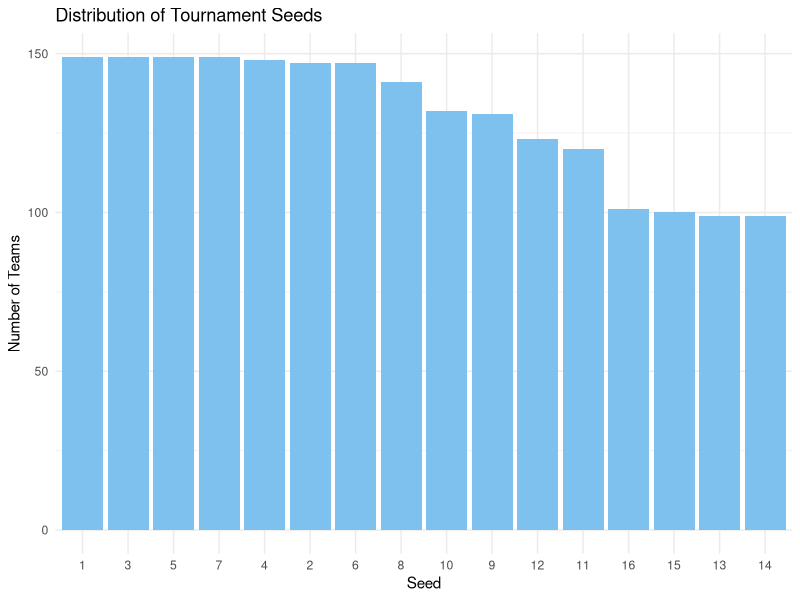
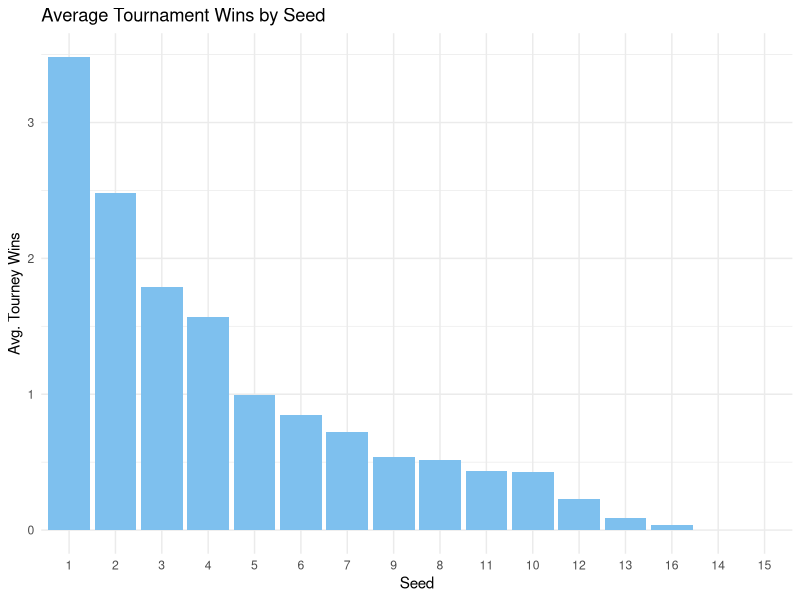
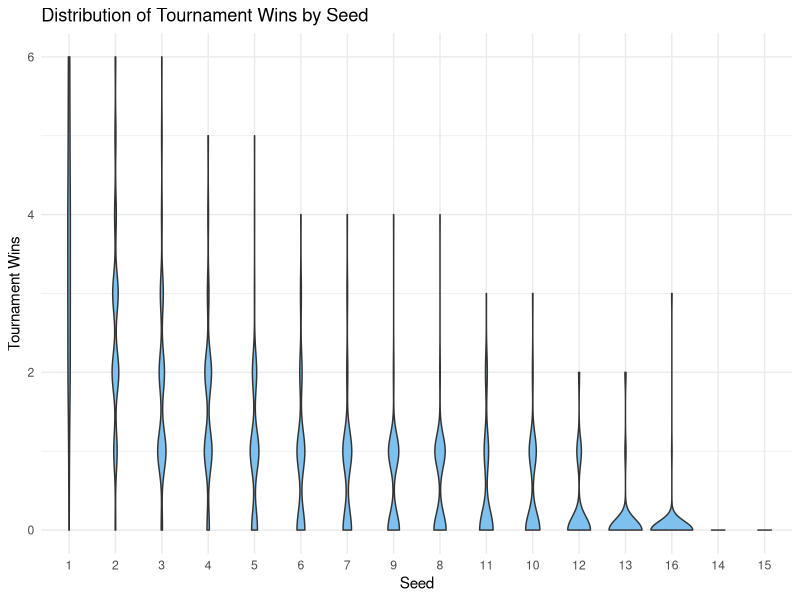
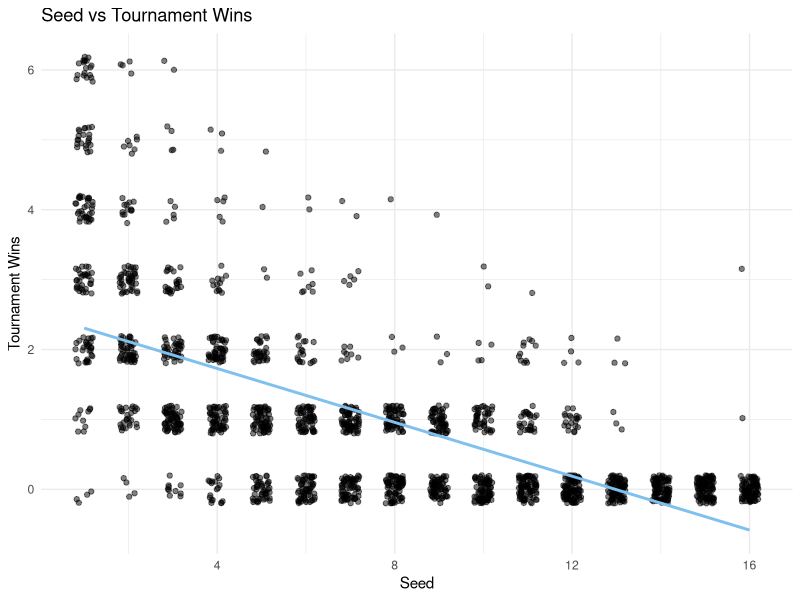
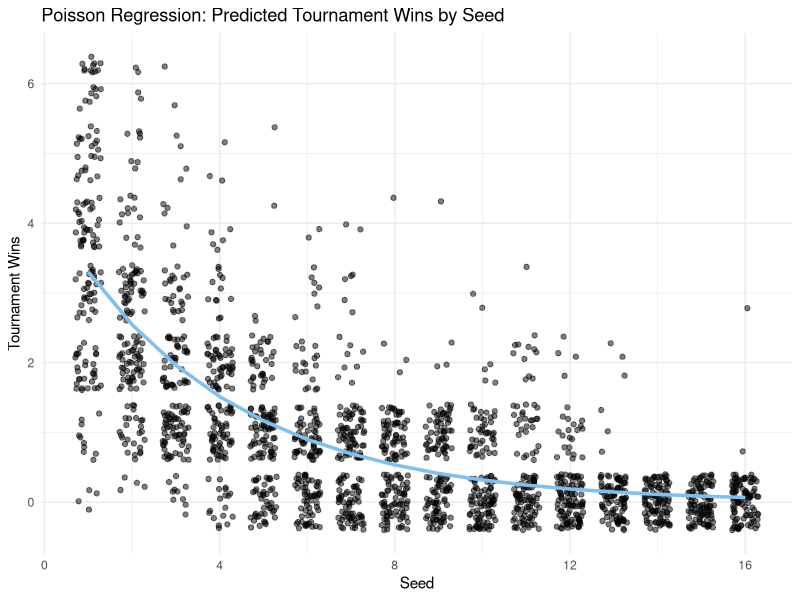
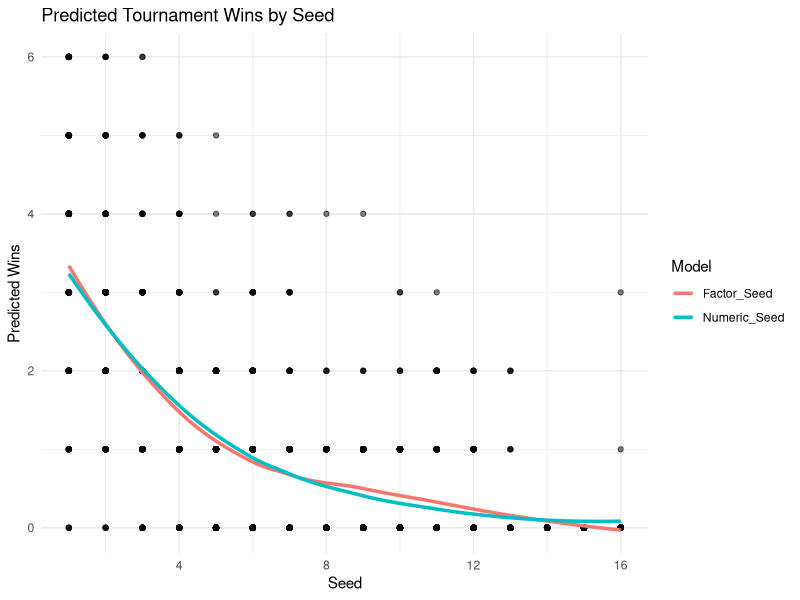
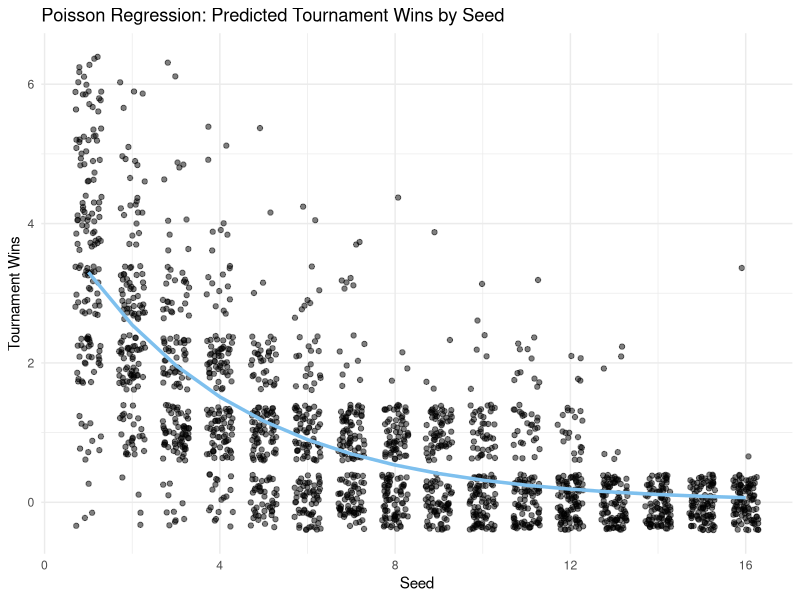

The R source for these figures, in order:
## ---- chunk 1
#| echo: true
#| warning: false
#| message: false
#| collapse: true
## ---- chunk 2
library(tidyverse) 

# Reading Data
marchmadness <- read_csv("../../data/clean/womensmarchmadness.csv") 

# Review total rows
nrow(marchmadness)

# Removing NA but only in selected columns
marchmadness <- marchmadness |> drop_na(seed, tourney_wins)

# Notice no rows were removed
nrow(marchmadness)

# Visualize the data set
head(marchmadness)
## ---- chunk 3
marchmadness <- marchmadness |> 
  filter(seed != 0)
## ---- chunk 4
seed_count <- marchmadness |> 
  count(seed) |> 
  arrange(desc(n)) |>
  mutate(seed = factor(seed, levels = seed))

ggplot(
  seed_count, 
  aes(x = seed, y = n)
  ) +
  geom_col(fill = "skyblue2") +
  labs(
    title = "Distribution of Tournament Seeds",
    x = "Seed",
    y = "Number of Teams") +
  theme_minimal()
## ---- chunk 5
marchmadness |> 
  filter(!is.na(seed), seed != 0) |> 
  group_by(seed) |> 
  summarise(
    avg_tourney_wins = mean(tourney_wins, na.rm = TRUE)
    ) |>
  arrange(desc(avg_tourney_wins)) |>
  mutate(seed = factor(seed, levels = seed)) |>
  ggplot(
    aes(
      x = as.factor(seed),
      y = avg_tourney_wins)
    ) +
  geom_col(fill = "skyblue2") +
  labs(
    title = "Average Tournament Wins by Seed",
    x = "Seed",
    y = "Avg. Tourney Wins"
  ) +
  theme_minimal()
## ---- chunk 6
seed_order <- marchmadness |> 
  filter(!is.na(seed), seed != 0) |> 
  group_by(seed) |> 
  summarise(avg_wins = mean(tourney_wins, na.rm = TRUE)) |> 
  arrange(desc(avg_wins)) |> 
  pull(seed)

marchmadness |> 
  filter(!is.na(seed), seed != 0) |> 
  mutate(seed = factor(seed, levels = seed_order)) |> 
  ggplot(
    aes(x = seed, y = tourney_wins)
  ) +
  geom_violin(fill = "skyblue2") +
  labs(
    title = "Distribution of Tournament Wins by Seed",
    x = "Seed",
    y = "Tournament Wins"
  ) +
  theme_minimal()
## ---- chunk 7

cor.test(marchmadness$seed, marchmadness$tourney_wins, method = "spearman")
## ---- chunk 8
ggplot(marchmadness, aes(x = seed, y = tourney_wins)) +
  geom_jitter(width = 0.2, height = 0.2, alpha = 0.5) +
  geom_smooth(method = "lm", se = FALSE, color = "skyblue2") +
  labs(title = "Seed vs Tournament Wins",
       x = "Seed",
       y = "Tournament Wins") +
  theme_minimal()
## ---- chunk 9
poisson_model <- glm(tourney_wins ~ seed, family = "poisson", data = marchmadness)
summary(poisson_model)
## ---- chunk 10
marchmadness$predicted_wins <- predict(poisson_model, type = "response")

model_plot <- ggplot(marchmadness, aes(x = seed, y = tourney_wins)) +
  geom_jitter(width = 0.3, alpha = 0.5) +
  geom_line(aes(y = predicted_wins), color = "skyblue2", linewidth = 1.2) +
  labs(title = "Poisson Regression: Predicted Tournament Wins by Seed",
       x = "Seed",
       y = "Tournament Wins") +
  theme_minimal()

model_plot
## ---- chunk 11
ggsave("../img/marchmadness.png", plot = model_plot, width = 6, height = 4, dpi = 300)
## ---- chunk 12
exp(poisson_model$coefficients["seed"])
## ---- chunk 13
library(AER)

dispersiontest(poisson_model)
## ---- chunk 14
class(marchmadness$seed)
## ---- chunk 15
poisson_model_factor <- glm(tourney_wins ~ as.factor(as.character(seed)), family = "poisson", data = marchmadness)
summary(poisson_model_factor)
## ---- chunk 16
marchmadness <- marchmadness |> 
  mutate(
    Numeric_Seed = predict(poisson_model, type = "response"),
    Factor_Seed = predict(poisson_model_factor, type = "response")
  )

plot_data <- marchmadness |> 
  select(seed, tourney_wins, Numeric_Seed, Factor_Seed) |> 
  pivot_longer(cols = c("Numeric_Seed","Factor_Seed"), names_to = "model", values_to = "predicted")

ggplot(plot_data, aes(x = seed, y = predicted, color = model)) +
  geom_point(aes(y = tourney_wins), alpha = 0.3, color = "black") +
  geom_line(stat = "smooth", method = "loess", se = FALSE, linewidth = 1.2) +
  labs(title = "Predicted Tournament Wins by Seed",
       x = "Seed",
       y = "Predicted Wins",
       color = "Model") +
  theme_minimal()
## ---- chunk 17
library(broom)

glance(poisson_model)

glance(poisson_model_factor)
